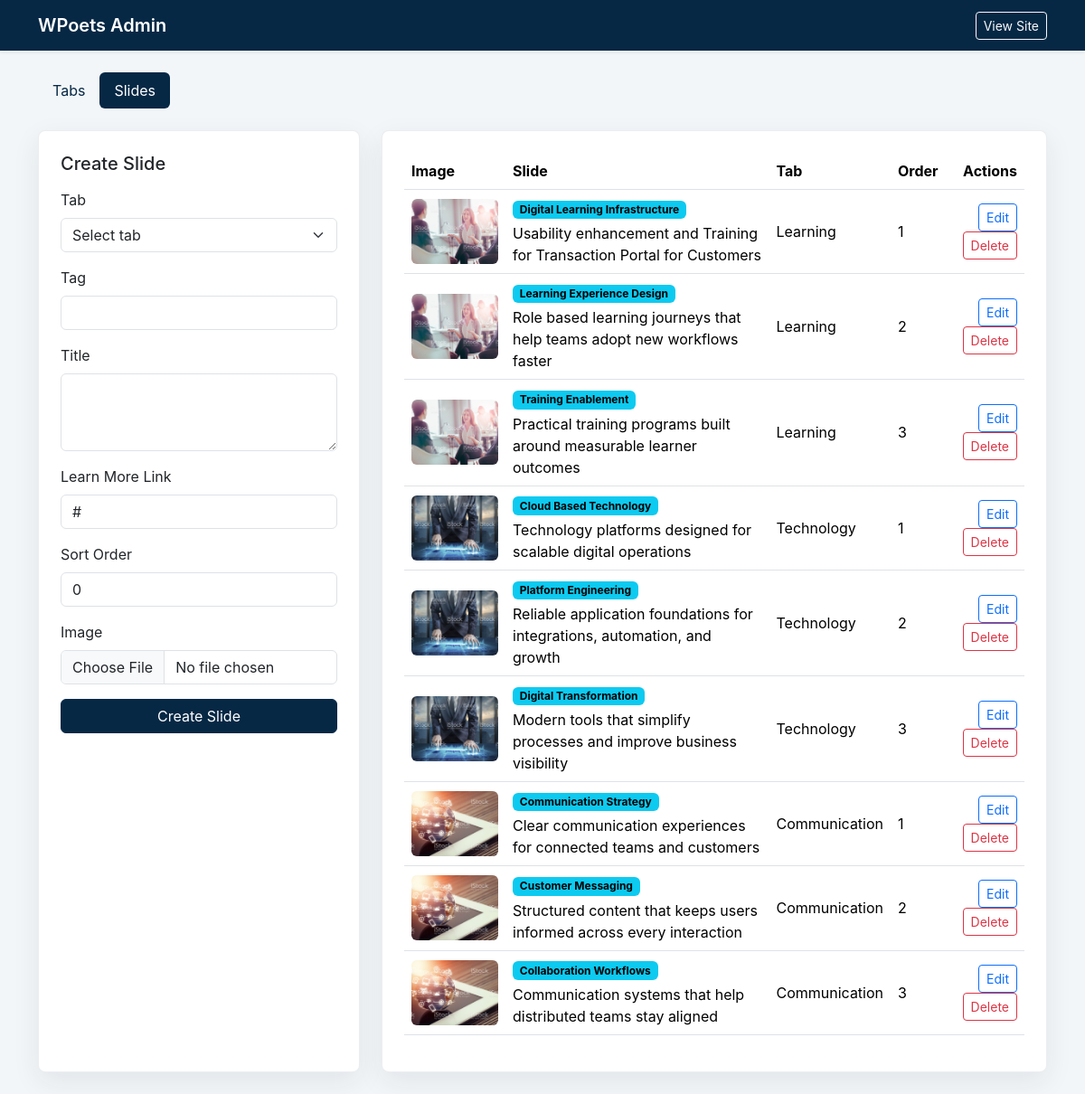
The app's page /admin/index.php?resource=slides with its own data.
### tables this page shows
CREATE TABLE slides (
  id INT UNSIGNED NOT NULL AUTO_INCREMENT,
  tab_id INT UNSIGNED NOT NULL,
  tag VARCHAR(120) NOT NULL,
  title VARCHAR(255) NOT NULL,
  image VARCHAR(255) NOT NULL,
  learn_more_link VARCHAR(255) NOT NULL DEFAULT '#',
  sort_order INT NOT NULL DEFAULT 0,
  PRIMARY KEY (id),
  INDEX idx_slides_tab_sort (tab_id, sort_order),
  CONSTRAINT fk_slides_tabs
    FOREIGN KEY (tab_id) REFERENCES tabs(id)
    ON DELETE CASCADE
    ON UPDATE CASCADE
);

CREATE TABLE tabs (
  id INT UNSIGNED NOT NULL AUTO_INCREMENT,
  title VARCHAR(120) NOT NULL,
  icon VARCHAR(255) DEFAULT NULL,
  sort_order INT NOT NULL DEFAULT 0,
  PRIMARY KEY (id),
  INDEX idx_tabs_sort_order (sort_order)
);

### controllers/AdminController.php (called while the page is built, shortened)
<?php
require_once __DIR__ . '/../models/Slide.php';
final class AdminController
{
    private Slide $slides;
    public function __construct(private readonly PDO $db)
    {
        $this->slides = new Slide($db);
    }
    public function handle(): void
    {
        $resource = $_GET['resource'] ?? 'tabs';
        $action = $_GET['action'] ?? 'index';
        try {
            $this->renderPage($resource, $action);
        } catch (Throwable $exception) {
            $error = $exception->getMessage();
            $this->renderPage($resource, $action, $error);
        }
    }
    private function renderPage(string $resource, string $action, ?string $error = null): void
    {
        $slides = $this->slides->all();
        $editingSlide = null;
        require __DIR__ . '/../views/admin/layout.php';
    }
}

### admin/index.php (called while the page is built, shortened)
<?php
require_once __DIR__ . '/../config/config.php';
require_once __DIR__ . '/../controllers/AdminController.php';
$controller = new AdminController(Database::connection());
$controller->handle();

### config/config.php (called while the page is built, shortened)
<?php
function e(?string $value): string
{
    return htmlspecialchars((string) $value, ENT_QUOTES, 'UTF-8');
}
function admin_url(string $query = ''): string
{
    $path = rtrim(BASE_URL, '/') . '/admin/index.php';
    return $query === '' ? $path : $path . '?' . ltrim($query, '?');
}

### models/Slide.php (called while the page is built, shortened)
<?php
final class Slide
{
    public function all(): array
    {
        $stmt = $this->db->query(
            'SELECT slides.*, tabs.title AS tab_title
             FROM slides
             INNER JOIN tabs ON tabs.id = slides.tab_id
             ORDER BY tabs.sort_order ASC, slides.sort_order ASC, slides.id ASC'
        );
        return $stmt->fetchAll();
    }
}

### views/admin/slides.php (the view, shortened to what this page needs)
<?php
$isEditing = is_array($editingSlide);
$formAction = $isEditing ? admin_url('resource=slides&action=edit&id=' . (int) $editingSlide['id']) : admin_url('resource=slides&action=create');
?>
<div class="row g-4">
    <div class="col-lg-4">
        <div class="admin-card">
            <h1 class="h5 mb-3"><?= $isEditing ? 'Edit Slide' : 'Create Slide' ?></h1>
            <form method="post" action="<?= e($formAction) ?>" enctype="multipart/form-data">
                <div class="mb-3">
                    <label class="form-label" for="tab_id">Tab</label>
                    <select class="form-select" id="tab_id" name="tab_id" required>
                        <option value="">Select tab</option>
                    </select>
                </div>
                <div class="mb-3">
                    <label class="form-label" for="tag">Tag</label>
                    <input class="form-control" id="tag" name="tag" required value="<?= e($editingSlide['tag'] ?? '') ?>">
                </div>
                <div class="mb-3">
                    <label class="form-label" for="title">Title</label>
                    <textarea class="form-control" id="title" name="title" rows="3" required><?= e($editingSlide['title'] ?? '') ?></textarea>
                </div>
                <div class="mb-3">
                    <label class="form-label" for="learn_more_link">Learn More Link</label>
                    <input class="form-control" id="learn_more_link" name="learn_more_link" value="<?= e($editingSlide['learn_more_link'] ?? '#') ?>">
                </div>
                <div class="mb-3">
                    <label class="form-label" for="sort_order">Sort Order</label>
                    <input class="form-control" id="sort_order" type="number" name="sort_order" value="<?= e((string) ($editingSlide['sort_order'] ?? 0)) ?>">
                </div>
                <div class="mb-3">
                    <label class="form-label" for="image">Image</label>
                    <input class="form-control" id="image" type="file" name="image" accept="image/*" <?= $isEditing ? '' : 'required' ?>>
                </div>
                <button class="btn btn-primary w-100" type="submit"><?= $isEditing ? 'Update Slide' : 'Create Slide' ?></button>
            </form>
        </div>
    </div>
    <div class="col-lg-8">
        <div class="admin-card">
            <div class="table-responsive">
                <table class="table align-middle">
                    <thead>
                    <tr>
                        <th>Image</th>
                        <th>Slide</th>
                        <th>Tab</th>
                        <th>Order</th>
                        <th class="text-end">Actions</th>
                    </tr>
                    </thead>
                    <tbody>
                    <?php foreach ($slides as $slide): ?>
                        <tr>
                            <td><img class="preview-slide" src="../<?= e($slide['image']) ?>" alt=""></td>
                            <td>
                                <span class="badge text-bg-info mb-1"><?= e($slide['tag']) ?></span>
                                <div><?= e($slide['title']) ?></div>
                            </td>
                            <td><?= e($slide['tab_title']) ?></td>
                            <td><?= e((string) $slide['sort_order']) ?></td>
                            <td class="text-end">
                                <a class="btn btn-sm btn-outline-primary" href="<?= e(admin_url('resource=slides&action=edit&id=' . (int) $slide['id'])) ?>">Edit</a>
                                <form class="d-inline" method="post" action="<?= e(admin_url('resource=slides&action=delete&id=' . (int) $slide['id'])) ?>" onsubmit="return confirm('Delete this slide?')">
                                    <button class="btn btn-sm btn-outline-danger" type="submit">Delete</button>
                                </form>
                            </td>
                        </tr>
                    <?php endforeach; ?>
                    </tbody>
                </table>
            </div>
        </div>
    </div>
</div>

### views/admin/layout.php (shortened to what this page needs)
<!doctype html>
<html lang="en">
<head>
    <link href="https://cdn.jsdelivr.net/npm/bootstrap@5.3.3/dist/css/bootstrap.min.css" rel="stylesheet">
    <link href="../assets/css/admin.css" rel="stylesheet">
</head>
<body>
<nav class="navbar navbar-expand-lg navbar-dark bg-navy shadow-sm">
    <div class="container">
        <a class="navbar-brand fw-semibold" href="<?= e(admin_url()) ?>">WPoets Admin</a>
        <div class="d-flex gap-2">
            <a class="btn btn-sm btn-outline-light" href="../index.php" target="_blank">View Site</a>
        </div>
    </div>
</nav>
<main class="container py-4">
    <ul class="nav nav-pills mb-4">
        <li class="nav-item">
            <a class="nav-link <?= $resource === 'tabs' ? 'active' : '' ?>" href="<?= e(admin_url('resource=tabs')) ?>">Tabs</a>
        </li>
        <li class="nav-item">
            <a class="nav-link <?= $resource === 'slides' ? 'active' : '' ?>" href="<?= e(admin_url('resource=slides')) ?>">Slides</a>
        </li>
    </ul>
    <?php if ($resource === 'slides'): ?>
        <?php require __DIR__ . '/slides.php'; ?>
    <?php else: ?>
        <?php require __DIR__ . '/tabs.php'; ?>
    <?php endif; ?>
</main>
</body>
</html>

### assets/css/admin.css (style rules this page uses)
:root { --navy: #062845; --soft: #f3f6f8; }
body { min-height: 100vh; background: var(--soft); font-family: "Inter", "Segoe UI", Arial, sans-serif; }
.bg-navy { background: var(--navy); }
.admin-card { height: 100%; padding: 24px; border: 1px solid rgba(6, 40, 69, 0.08); border-radius: 8px; background: #ffffff; box-shadow: 0 10px 30px rgba(6, 40, 69, 0.08); }
.preview-slide { width: 96px; height: 72px; object-fit: cover; border-radius: 6px; }
.nav-pills .nav-link { color: var(--navy); }
.nav-pills .nav-link.active { background: var(--navy); }
.btn-primary { --bs-btn-bg: var(--navy); --bs-btn-border-color: var(--navy); --bs-btn-hover-bg: #0a3c63; --bs-btn-hover-border-color: #0a3c63; }

### records on screen
slides: image (picture), tag "Digital Learning Infrastructure", title "Usability enhancement and Training for Transaction Portal for Customers", tab.title "Learning", sort_order "1"
slides: image (picture), tag "Learning Experience Design", title "Role based learning journeys that help teams adopt new workflows faster", tab.title "Learning", sort_order "2"
slides: image (picture), tag "Training Enablement", title "Practical training programs built around measurable learner outcomes", tab.title "Learning", sort_order "3"
slides: image (picture), tag "Cloud Based Technology", title "Technology platforms designed for scalable digital operations", tab.title "Technology", sort_order "1"
slides: image (picture), tag "Platform Engineering", title "Reliable application foundations for integrations, automation, and growth", tab.title "Technology", sort_order "2"
slides: image (picture), tag "Digital Transformation", title "Modern tools that simplify processes and improve business visibility", tab.title "Technology", sort_order "3"
slides: image (picture), tag "Communication Strategy", title "Clear communication experiences for connected teams and customers", tab.title "Communication", sort_order "1"
slides: image (picture), tag "Customer Messaging", title "Structured content that keeps users informed across every interaction", tab.title "Communication", sort_order "2"
slides: image (picture), tag "Collaboration Workflows", title "Communication systems that help distributed teams stay aligned", tab.title "Communication", sort_order "3"
